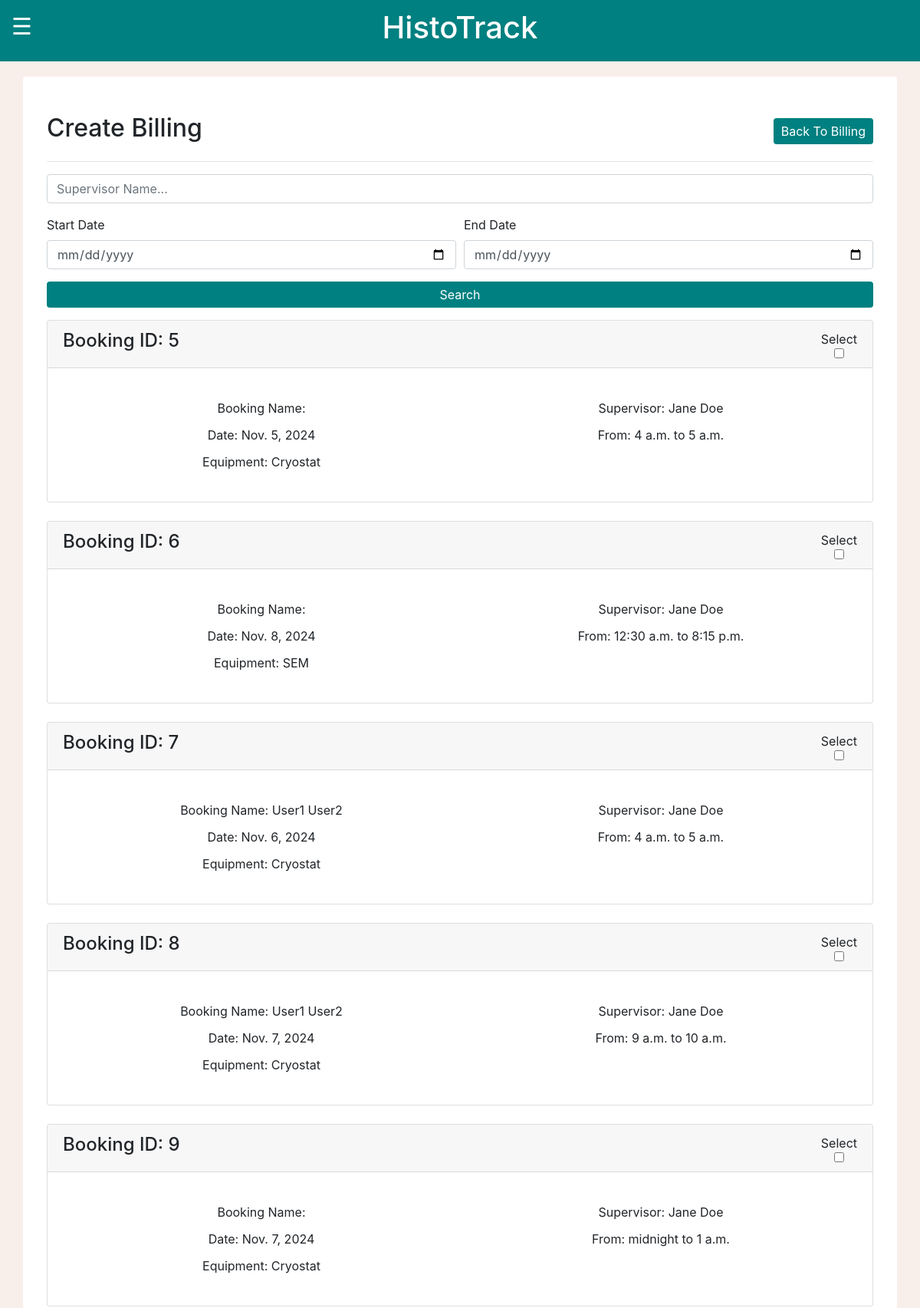
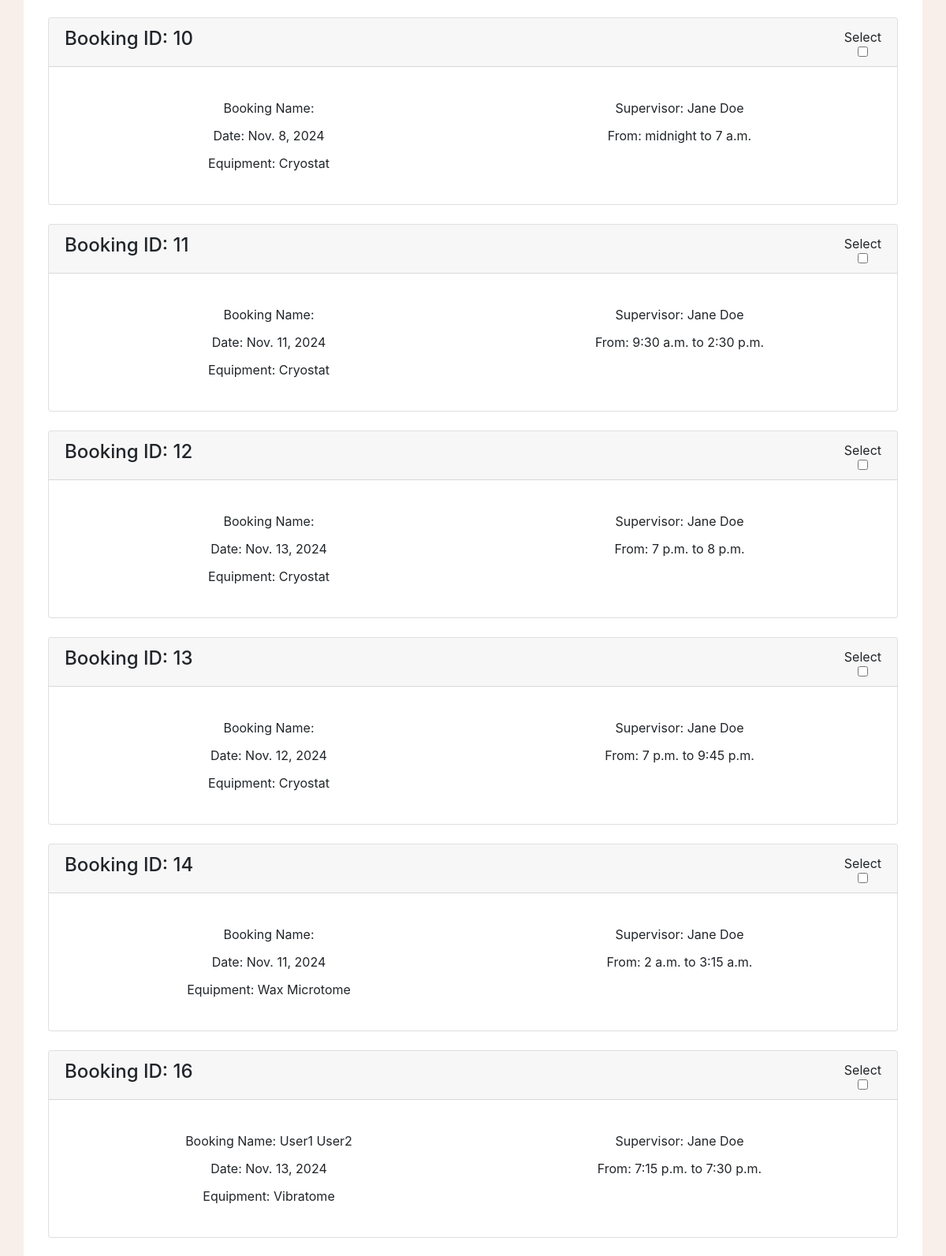
Screenshot of /MCalendar/createBilling/ (signed in, upper part) with the database file from the repository (2 pictures, top to bottom).
### MCalendar/models.py (models this page shows, shortened)
class Event(models.Model):
    invoiceRef = models.CharField(max_length=10, default="None")
    bookingName = models.CharField(max_length=80)
    supervisorName = models.CharField(max_length=80)
    email = models.EmailField()
    bookingDate = models.DateField()
    startTime = models.TimeField()
    finishTime = models.TimeField()
    notes = models.TextField(max_length = 1000)
    equipment = models.CharField(max_length=100, default='Not specified')
    totalTime = models.IntegerField(default=0)
    hourlyRate = models.DecimalField(max_digits=10, decimal_places=2, default=0.00)

### MCalendar/views.py (the view, shortened to what this page needs)
# urls.py: path("createBilling/", views.createBilling, name="createBilling"),
@login_required
def createBilling(request):
    if request.user.is_superuser:
        eventList = Event.objects.all()
        equipmentList = Equipment.objects.all()
        equipment = Equipment.objects.all()
        supervisorName = request.GET.get('supervisorName')
        dateMin = request.GET.get('dateMin')
        dateMax = request.GET.get('dateMax')
        if archiveValidQuery(supervisorName):
            eventList = eventList.filter(supervisorName__icontains=supervisorName)
        if archiveValidQuery(dateMin):
            eventList = eventList.filter(bookingDate__gte=dateMin)
        if archiveValidQuery(dateMax):
            eventList = eventList.filter(bookingDate__lte=dateMax)
        context = {
        'eventList': eventList,
        'equipmentList': equipmentList,
        }
        return render(request, 'createBilling.html', context)
    else:
        messages.success(request, "Please log in before entering that page! Admin access only.")
        logout(request)
        return redirect("loginPage")

### MCalendar/views.py (called while the page is built)
def archiveValidQuery(param): # createBilling is using this aswell to sort through filters. Thanks!
    return param != '' and param is not None

### MCalendar/templates/createBilling.html (shortened to what this page needs)
{% load static %}
<!DOCTYPE html>
<html lang="en">
<head>
    <link rel="stylesheet" href="https://cdn.jsdelivr.net/npm/bootstrap@4.6.2/dist/css/bootstrap.min.css">
    <link rel="stylesheet" href="{% static 'global.css' %}">
</head>
<body>
    <div class="container-fluid text-white topbar">
        <div class="row">
            <div class="col-2 container-fluid text-left">
            <span class="sidebarButton" onclick="toggleNav()">&#9776;</span>
            </div>
            <div class="col-8 container-fluid text-center h1">
                <span>HistoTrack</span>
            </div>
            <div class="col-2"></div>
        </div>
    </div>
    <div class="container rounded bg-white mt-5 mb-5">
        <div class="row">
            <div class="col-md-12">
                <div class="p-3 py-5">
                    <div class="d-flex justify-content-between align-items-center mb-3">
                        <h2 class="text-right">Create Billing</h2>
                        <div class="text-center">
                            <a href="{% url 'billings' %}" class="btn btn-sty">Back To Billing</a>
                        </div>
                    </div>
                    <hr>
                    <form method="GET" action=".">
                        <div class="form-row">
                            <div class="form-group col-12">
                                <div class="input-group">
                                    <input class="form-control py-2" type="search" name="supervisorName" placeholder="Supervisor Name..." />
                                </div>
                            </div>
                        </div>
                        <div class="form-row">
                            <div class="form-group col-md-6 col-lg-6">
                                <label for="startDate">Start Date</label>
                                <input type="date" class="form-control" id="startDate" name="dateMin">
                            </div>
                            <div class="form-group col-md-6 col-lg-6">
                                <label for="endDate">End Date</label>
                                <input type="date" class="form-control" id="endDate" name="dateMax">
                            </div>
                        </div>
                        <button type="submit" class="btn btn-block btn-sty mb-3">Search</button>
                    </form>
    <form method="POST">
        {% for event in eventList %}
            {% if event.invoiceRef == "None" %}
                <div class="card">
                    <div class="card-header">
                        <div class="d-flex justify-content-between align-items-center">
                            <h4>Booking ID: {{ event.id }}</h4>
                            <div class="text-center">
                                <span style="cursor:default">Select<span>
                                <input class="btn btn-block" type="checkbox" name="selectEvent" value="{{ event.id }}">
                            </div>
                        </div>
                    </div>
                    <div class="card-body">
                        <p class="card-text">
                            <div class="details">
                                <div class="detailsListItem">Booking Name: {{ event.bookingName }}</div>
                                <div class="detailsListItem">Supervisor: {{ event.supervisorName }}</div>
                                <div class="detailsListItem">Date: {{ event.bookingDate }}</div>
                                <div class="detailsListItem">From: {{ event.startTime }} to {{ event.finishTime }}</div>
                                <div class="detailsListItem">Equipment: {{ event.equipment }}</div>
                            </div>
                        </p>
                    </div>
                </div>
                <br>
                {% endif %}
            {% endfor %}
                    </form>
                </div>
            </div>
        </div>
    </div>
</body>
</html>

### MCalendar/static/global.css (style rules this page uses)
body { background: #f9efea; margin-top:100px; padding-bottom: 5px !important; height: 100%; }
a { text-decoration:none !important; }
.btn-sty { color: #ffffff; background: #008080; box-shadow: none; border: none; padding: 5px; padding-left: 10px; padding-right: 10px; }
.topbar { height: 80px; max-height: 80px; align-content:center; position: fixed; top:0; z-index: 100; background-color: #008080; cursor:default; }
.sidebarButton { font-size:30px; cursor:pointer; }
.details { margin: 10px 0; display: grid; grid-template-columns: 50% 50%; gap: 3px }
.detailsListItem { list-style-type: none; margin: auto; padding: 4px 0; }

### rows the page displays
Event: id "5", supervisorName "Jane Doe", bookingDate "Nov. 5, 2024", startTime "4 a.m.", finishTime "5 a.m.", equipment "Cryostat"
Event: id "6", supervisorName "Jane Doe", bookingDate "Nov. 8, 2024", startTime "12:30 a.m.", finishTime "8:15 p.m.", equipment "SEM"
Event: id "7", bookingName "User1 User2", supervisorName "Jane Doe", bookingDate "Nov. 6, 2024", startTime "4 a.m.", finishTime "5 a.m.", equipment "Cryostat"
Event: id "8", bookingName "User1 User2", supervisorName "Jane Doe", bookingDate "Nov. 7, 2024", startTime "9 a.m.", finishTime "10 a.m.", equipment "Cryostat"
Event: id "9", supervisorName "Jane Doe", bookingDate "Nov. 7, 2024", startTime "midnight", finishTime "1 a.m.", equipment "Cryostat"
Event: id "10", supervisorName "Jane Doe", bookingDate "Nov. 8, 2024", startTime "midnight", finishTime "7 a.m.", equipment "Cryostat"
Event: id "11", supervisorName "Jane Doe", bookingDate "Nov. 11, 2024", startTime "9:30 a.m.", finishTime "2:30 p.m.", equipment "Cryostat"
Event: id "12", supervisorName "Jane Doe", bookingDate "Nov. 13, 2024", startTime "7 p.m.", finishTime "8 p.m.", equipment "Cryostat"
Event: id "13", supervisorName "Jane Doe", bookingDate "Nov. 12, 2024", startTime "7 p.m.", finishTime "9:45 p.m.", equipment "Cryostat"
Event: id "14", supervisorName "Jane Doe", bookingDate "Nov. 11, 2024", startTime "2 a.m.", finishTime "3:15 a.m.", equipment "Wax Microtome"
Event: id "16", bookingName "User1 User2", supervisorName "Jane Doe", bookingDate "Nov. 13, 2024", startTime "7:15 p.m.", finishTime "7:30 p.m.", equipment "Vibratome"
